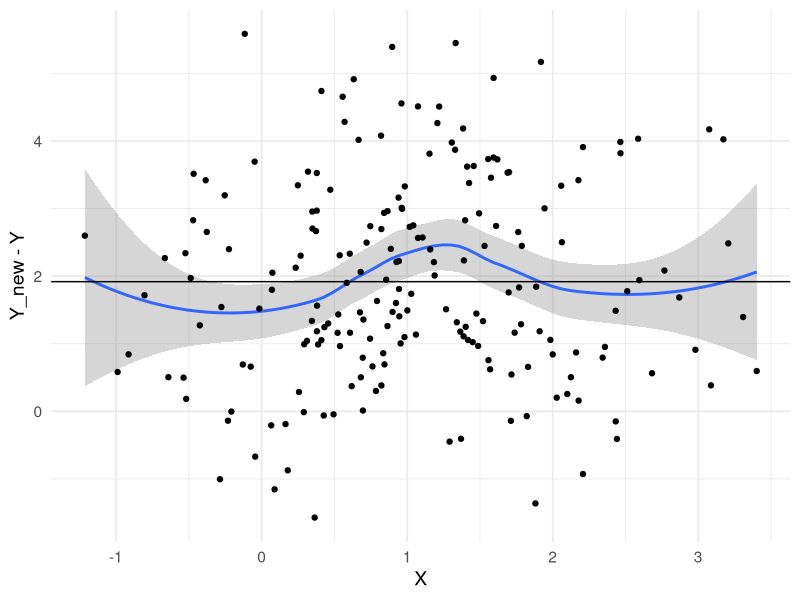
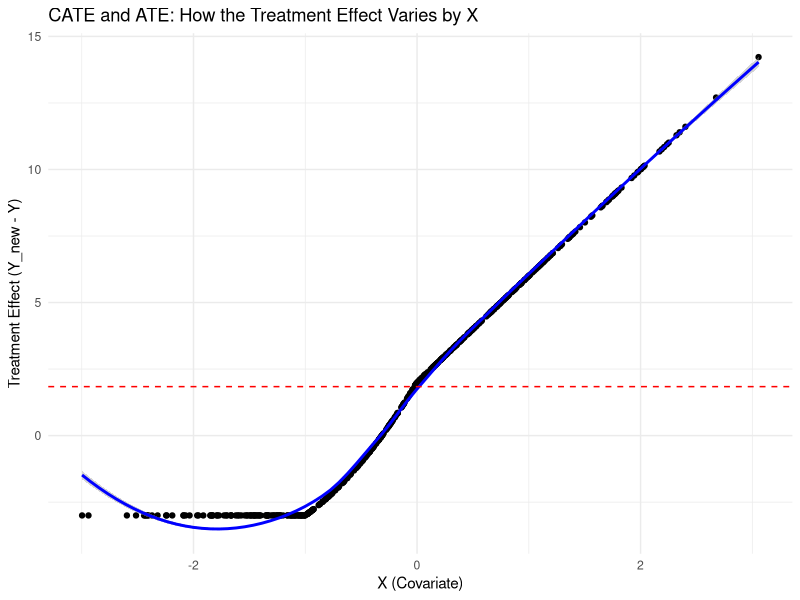
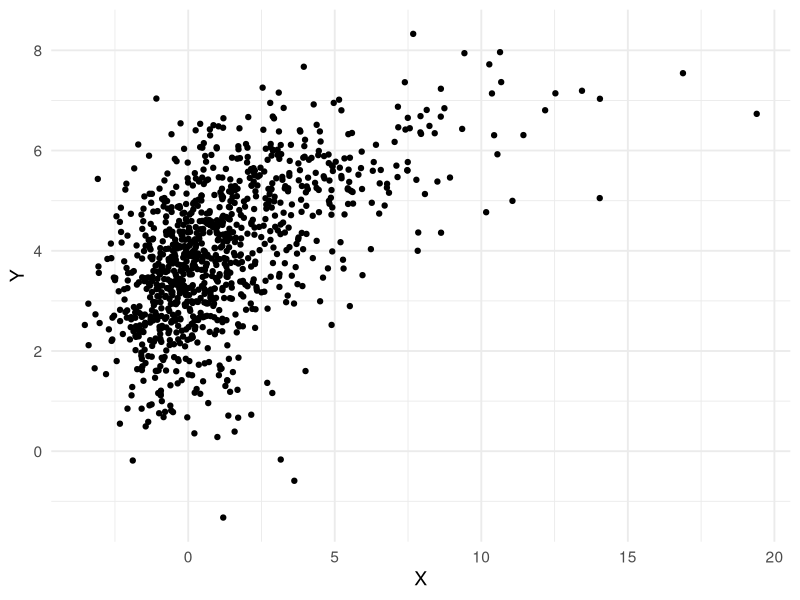
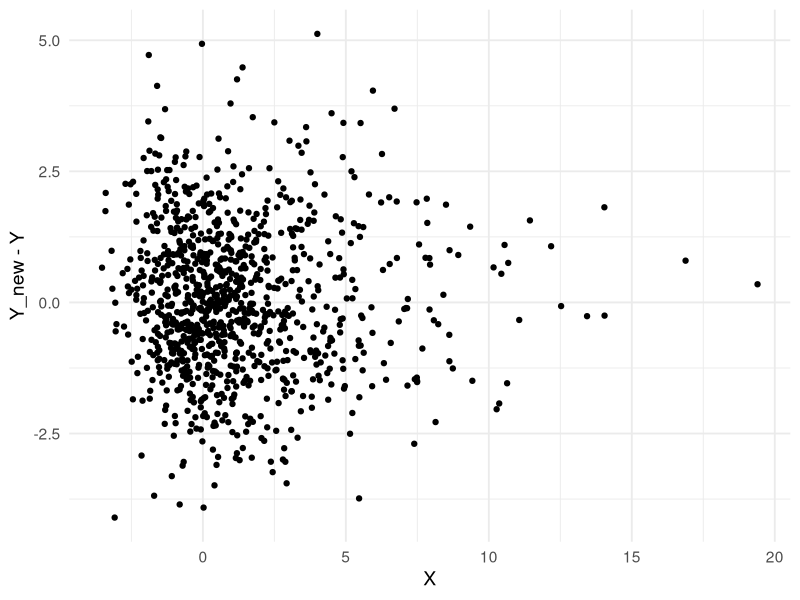
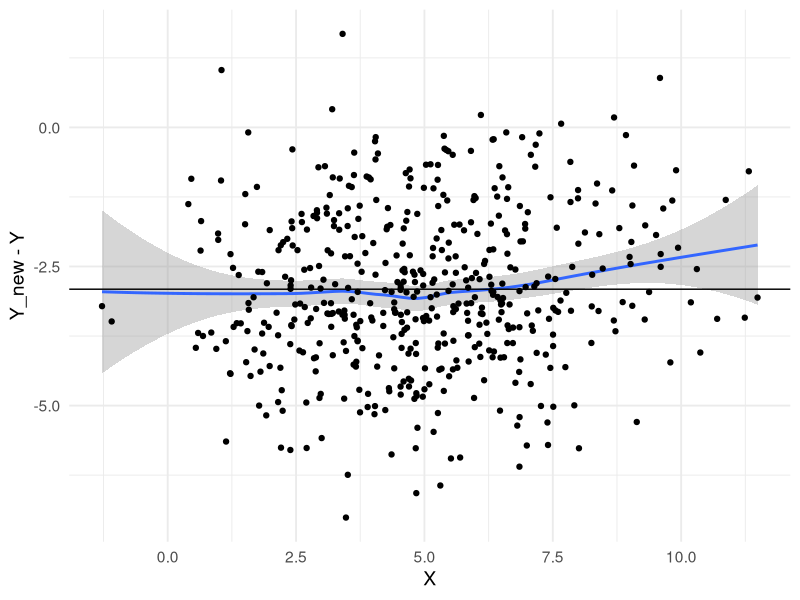
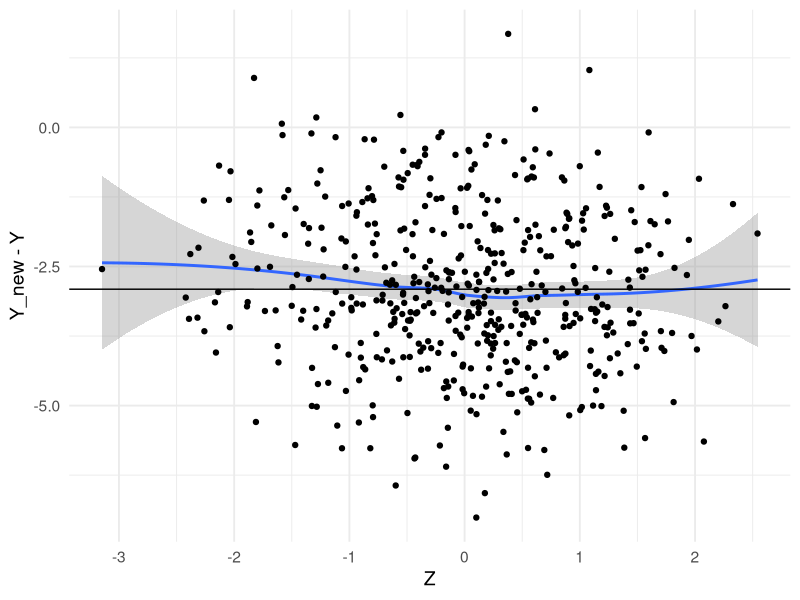
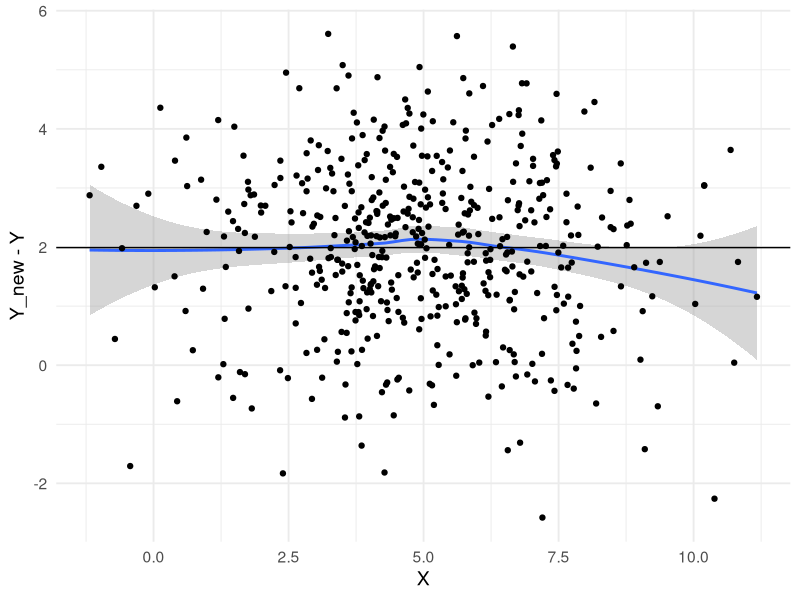
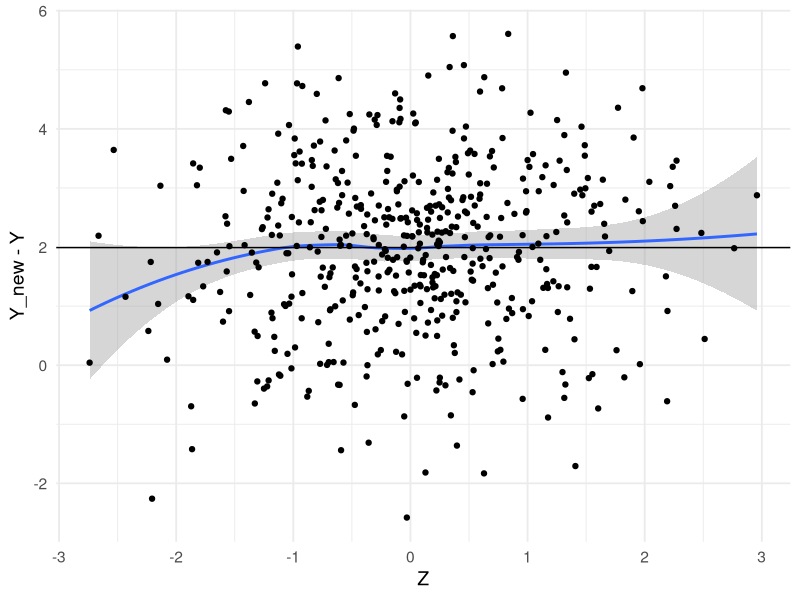

Reproduce these figures in R, in order. (Note: this script raises an error after producing the figures.)
## ---- chunk 1
knitr::opts_chunk$set(echo = TRUE)
library(tidyverse)
library(ggplot2)
theme_set(theme_minimal(base_size = 14))
set.seed(1)
## ---- chunk 2
# Direct causation: X -> Y
n <- 200
X <- rnorm(n, mean = 1)
Y_CEF <- function(X) 2 * X
Y <- Y_CEF(X) + rnorm(n)
## ---- chunk 3
# or GGally::ggcoef() for a plot
lm(Y ~ X) |> broom::tidy() |> knitr::kable()
## ---- chunk 4
#X_new <- rep(0, n) # "atomic" intervention, set all X to a constant, e.g. 0
X_new <- X + 1 # constant additive intervention
#X_new <- rnorm(n, mean = 2) # shift in mean
## ---- chunk 5
Y_new <- Y_CEF(X_new) + rnorm(n)
## ---- chunk 6
# Average causal effect (ATE)
mean(Y_new - Y)
## ---- chunk 7
# Conditional average treatment effect (CATE)
qplot(X, Y_new - Y, geom=c("smooth", "point")) +
  geom_hline(yintercept = mean(Y_new - Y))
## ---- chunk 8
# Generate data
n <- 500
X <- rnorm(n, mean = 0) 
epsilon <- rnorm(n, sd = 0.5)  
Y_CEF <- function(X) ifelse(X > 0, 2 * X^2, -3 * X) 
Y <- Y_CEF(X) + epsilon
X_new <- X + 1 
Y_new <- Y_CEF(X_new) + epsilon  
ggplot(data.frame(X, Y_diff = Y_new - Y), aes(x = X, y = Y_diff)) +
  geom_point() +
  geom_smooth(method = "loess", color = "blue") +  
  geom_hline(yintercept = mean(Y_new - Y), linetype = "dashed", color = "red") +  
  labs(title = "CATE and ATE: How the Treatment Effect Varies by X",
       x = "X (Covariate)", y = "Treatment Effect (Y_new - Y)") +
  theme_minimal()

ATE <- mean(Y_new - Y)
CATE_positive <- mean(Y_new[X > 0] - Y[X > 0])  # CATE for X > 0
CATE_negative <- mean(Y_new[X <= 0] - Y[X <= 0])  # CATE for X <= 0
## ---- chunk 9
n <- 1000
U <- rnorm(n)
X <- -2 * U + U^2 + rnorm(n)
Y_CEF <- function(U) 4 - U
Y <- Y_CEF(U) + rnorm(n)
## ---- chunk 10
lm(Y ~ X) |> broom::tidy() |> knitr::kable()
## ---- chunk 11
qplot(X, Y)
## ---- chunk 12
# Try changing this
X_new <- X + 1
## ---- chunk 13
U_new <- U
Y_new <- Y_CEF(U_new) + rnorm(n) 
## ---- chunk 14
# ATE
mean(Y_new - Y)
## ---- chunk 15
# CATE
qplot(X, Y_new - Y, geom=c("point")) 
## ---- chunk 16
n <- 500
Z <- rnorm(n)
X <- 5 -2 * Z + rnorm(n)
Y_CEF <- function(X, Z) 4 + 2 * Z - 3 * X
Y <- Y_CEF(X, Z) + rnorm(n)
## ---- chunk 17
lm(Y ~ Z) |> broom::tidy() |> knitr::kable()
## ---- chunk 18
lm(Y ~ X) |> broom::tidy() |> knitr::kable()
## ---- chunk 19
lm(Y ~ X + Z) |> broom::tidy() |> knitr::kable()
## ---- chunk 20
# Original data, copied for re-running
Z <- rnorm(n)
X <- 5 -2 * Z + rnorm(n)
Y <- Y_CEF(X, Z) + rnorm(n)
# Counterfactuals
Z_new <- Z
X_new <- X + 1
Y_new <- Y_CEF(X_new, Z_new) + rnorm(n)
## ---- chunk 21
mean(Y_new - Y)
## ---- chunk 22
# Conditional average treatment effect (CATE)
qplot(X, Y_new - Y, geom=c("smooth", "point")) +
  geom_hline(yintercept = mean(Y_new - Y))
## ---- chunk 23
# Conditional average treatment effect (CATE)
qplot(Z, Y_new - Y, geom=c("smooth", "point")) +
  geom_hline(yintercept = mean(Y_new - Y))
## ---- chunk 24
# Original data, copied for re-running
Z <- rnorm(n)
X <- 5 -2 * Z + rnorm(n)
Y <- Y_CEF(X, Z) + rnorm(n)
# Counterfactuals
Z_new <- Z + 1
X_new <- X
Y_new <- Y_CEF(X_new, Z_new) + rnorm(n)
## ---- chunk 25
mean(Y_new - Y)
## ---- chunk 26
# Conditional average treatment effect (CATE)
qplot(X, Y_new - Y, geom=c("smooth", "point")) +
  geom_hline(yintercept = mean(Y_new - Y))
## ---- chunk 27
# Conditional average treatment effect (CATE)
qplot(Z, Y_new - Y, geom=c("smooth", "point")) +
  geom_hline(yintercept = mean(Y_new - Y))
## ---- chunk 28
# Original data, copied for re-running
Z <- rnorm(n)
X <- 5 -2 * Z + rnorm(n)
Y <- Y_CEF(X, Z) + rnorm(n)
# Counterfactuals
Z_new <- Z + 1
X_new <- 5 -2 * Z_new + rnorm(n)
Y_new <- Y_CEF(X_new, Z_new) + rnorm(n)
## ---- chunk 29
mean(Y_new - Y)
## ---- chunk 30
qplot(X, Y_new - Y, geom=c("smooth", "point")) +
  geom_hline(yintercept = mean(Y_new - Y))
## ---- chunk 31
qplot(Z, Y_new - Y, geom=c("smooth", "point")) +
  geom_hline(yintercept = mean(Y_new - Y))
## ---- chunk 32
# Set seed for reproducibility
#install.packages("AER")
#library(AER)
set.seed(123)

n <- 500 

U <- rnorm(n, mean = 0, sd = 1)  # Unmeasured confounder

Z <- rnorm(n, mean = 0, sd = 1)  # Instrumental variable Z

X <- 0.8 * Z + 0.5 * U + rnorm(n, sd = 0.5)  # X depends on Z and U

Y <- -3 * X + 3 * U + rnorm(n, sd = 0.5)  # True causal effect of X on Y is -3, but U confounds the relationship

data <- data.frame(X, Y, Z)

ols_model <- lm(Y ~ X, data = data)
ols_predictions <- predict(ols_model)

iv_model <- ivreg(Y ~ X | Z, data = data)  
iv_predictions <- predict(iv_model)

Y_true <- -3 * X  # True relationship between X and Y without the confounder

plot_data <- data.frame(X = data$X, Y = data$Y, 
                        OLS_Pred = ols_predictions, 
                        IV_Pred = iv_predictions, 
                        True_Y = Y_true)

ggplot(plot_data, aes(x = X)) +
  geom_point(aes(y = Y), alpha = 0.6, color = 'black') + 
  geom_line(aes(y = True_Y, color = "True Structural Function", linetype = "True Structural Function"), size = 1) + 
  geom_line(aes(y = OLS_Pred, color = "OLS Prediction", linetype = "OLS Prediction"), size = 1) + 
  geom_line(aes(y = IV_Pred, color = "2SLS Prediction", linetype = "2SLS Prediction"), size = 1) +  
  labs(title = "True Function, OLS, and 2SLS Predictions",
       x = "X", y = "Y") +
  scale_color_manual(name = "Model", values = c("True Structural Function" = "green", 
                                                "OLS Prediction" = "red", 
                                                "2SLS Prediction" = "blue")) +
  scale_linetype_manual(name = "Model", values = c("True Structural Function" = "solid", 
                                                   "OLS Prediction" = "solid", 
                                                   "2SLS Prediction" = "solid")) +
  theme_minimal() +
  theme(legend.position = "top") +
  ggtitle("Comparison of True Structural Function, OLS, and 2SLS Predictions") +
  theme(plot.title = element_text(hjust = 0.5))

